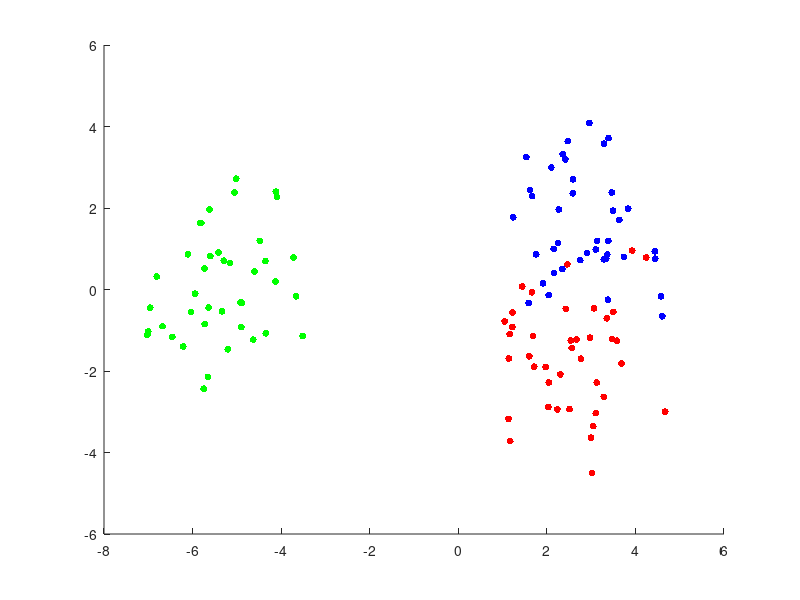

Here is the MATLAB script that generated this plot:
function [ X,Y,truth ] = sim_generator_s1(  )

n = 120;
%%% Chunk One: Gaussian
p1 = 30;

% SNR1 = 25;
% MU1 = repmat([8,10],[1 p1/2]);
% X1 = mvnrnd(MU1, SNR1 * eye(p1) ,n/3);
% 
% MU2 = repmat([10,0],[1 p1/2]);
% X2 = mvnrnd(MU2, SNR1 * eye(p1) ,n/3);
% 
% MU3 = repmat([12,10],[1 p1/2]);
% X3 = mvnrnd(MU3,  SNR1 * eye(p1) ,n/3);
% 
% X = [X1;X2;X3];

SNR1 = 1;
MU1 = repmat([1.6,2],[1 p1/2]);
X1 = mvnrnd(MU1, SNR1 * eye(p1) ,n/3);

MU2 = repmat([2,0],[1 p1/2]);
X2 = mvnrnd(MU2, SNR1 * eye(p1) ,n/3);

MU3 = repmat([2.4,2],[1 p1/2]);
X3 = mvnrnd(MU3,  SNR1 * eye(p1) ,n/3);

X = [X1;X2;X3];



[coeff,score,latent] = pca(X);
c = zeros(n,3); c(1:n/3,1) = 1; c(n/3+1:n/3*2,2) = 1; c(n/3*2+1:n,3) = 1;
sz = 25;
scatter(score(:,1),score(:,2),sz,c,'filled');
labels = cellstr(num2str([1:n]'));
% text(score(:,1),score(:,2),labels);

%% Chunk Three: Binary
%%% Simulat from Copula ?
rng(123); % good
%%% Chunk Two
% n = 30;
%%% Simulate Binary Data using different Bernoulli Distribution

n1 = n/3;
n2 = n/3;
n3 = n/3;
p2 = 1;
% Generate Data for the first class
Z1 = zeros(n1,p2);
MU1 = [.85];
for s = 1:p2
    Z1(:,s) = binornd(1,MU1(s),[1 n1]);
end

% Generate Data for the 2nd class
Z2 = zeros(n2,p2);
MU2 = [.5];
for s = 1:p2
    Z2(:,s) = binornd(1,MU2(s),[1 n2]);
end


% Generate Data for the 3rd class
Z3 = zeros(n3,p2);
MU3 = [.15];
for s = 1:p2
    Z3(:,s) = binornd(1,MU3(s),[1 n3]);
end

Z_binary = [Z1 ;Z2; Z3];

Z = Z_binary;

% X = bsxfun(@minus, X, mean(X));
% X = bsxfun(@rdivide, X, std(X));
[coeff,score,latent] = pca(Z);

c = zeros(n,3); c(1:n/3,1) = 1; c(n/3+1:n/3*2,2) = 1; c(n/3*2+1:n,3) = 1;
% c = zeros(n,3); c(1:n,1) = 1;
% sz = 25;
% scatter(score(:,1),score(:,2),sz,c,'filled');
% labels = cellstr(num2str([1:n]'));
% text(score(:,1),score(:,2),labels);






%%
truth = [ones(1,n/3) 2*ones(1,n/3) 3*ones(1,n/3)];
K = 3;


X = X';
Y = Z';



end

